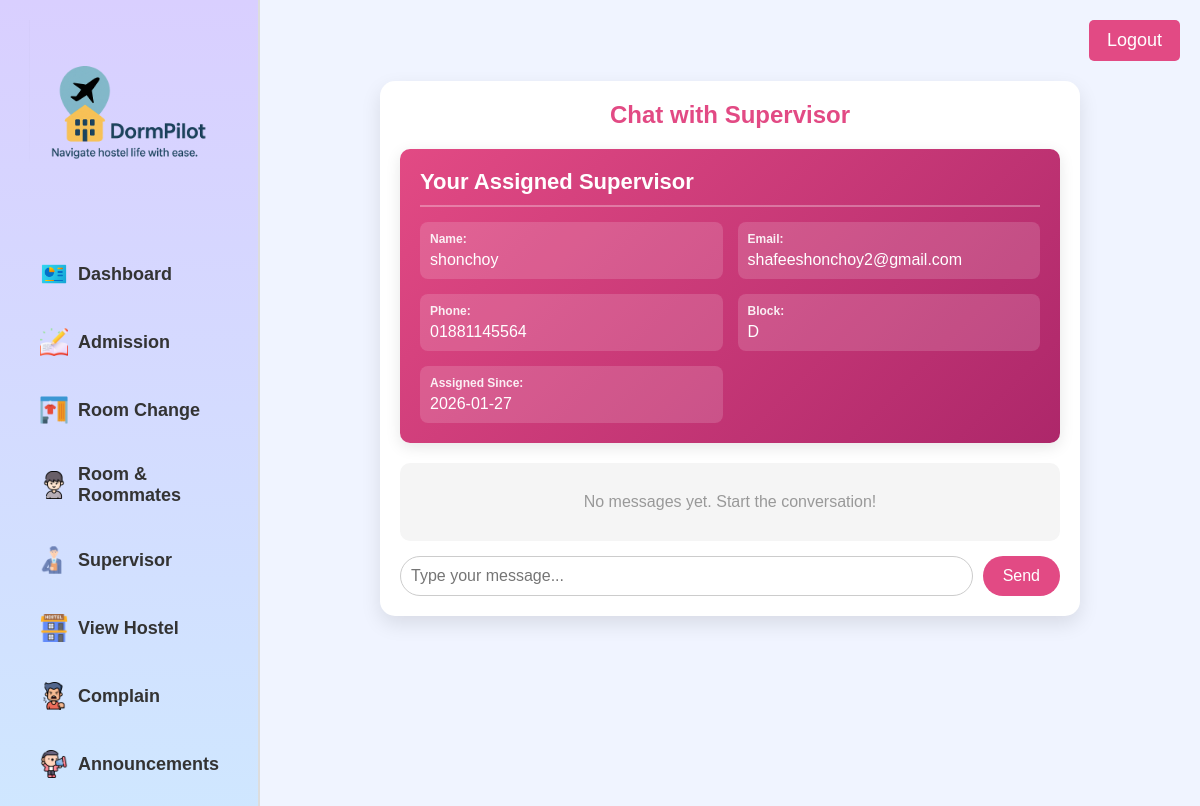
Screenshot of /student_chat.php (signed in) with the database file from the repository.
### tables this page shows
CREATE TABLE `supervisor_assignments` (
  `id` int(11) NOT NULL,
  `supervisor_id` int(11) NOT NULL,
  `student_id` int(11) NOT NULL,
  `assigned_at` timestamp NOT NULL DEFAULT current_timestamp()
);

CREATE TABLE `users` (
  `id` int(11) NOT NULL,
  `fullname` varchar(100) NOT NULL,
  `email` varchar(100) NOT NULL,
  `password` varchar(255) NOT NULL,
  `role` varchar(20) DEFAULT 'student',
  `phone` varchar(20) DEFAULT NULL,
  `block` varchar(50) DEFAULT NULL,
  `photo` varchar(255) DEFAULT NULL,
  `nid_number` varchar(50) DEFAULT NULL,
  `nid_photo` varchar(255) DEFAULT NULL,
  `gender` varchar(10) DEFAULT NULL
);

### student_chat.php (the view, shortened to what this page needs)
<?php
include "db.php";
$user_id = $_SESSION["user_id"];
$assigned_supervisor_query = $conn->prepare("
    SELECT u.*, sa.assigned_at
    FROM supervisor_assignments sa
    INNER JOIN users u ON sa.supervisor_id = u.id
    WHERE sa.student_id = ? AND u.role = 'supervisor'
    LIMIT 1
");
$assigned_supervisor_query->bind_param("i", $user_id);
$assigned_supervisor_query->execute();
$assigned_supervisor_result = $assigned_supervisor_query->get_result();
$assigned_supervisor = $assigned_supervisor_result->fetch_assoc();
$selected_supervisor = $assigned_supervisor ? $assigned_supervisor["id"] : 0;
$messages_result = null;
if($selected_supervisor > 0){
    $messages = $conn->prepare("SELECT m.*, u.fullname as sender_name FROM messages m JOIN users u ON m.sender_id = u.id WHERE (m.sender_id = ? AND m.receiver_id = ?) OR (m.sender_id = ? AND m.receiver_id = ?) ORDER BY m.created_at ASC");
    $messages->bind_param("iiii", $user_id, $selected_supervisor, $selected_supervisor, $user_id);
    $messages->execute();
    $messages_result = $messages->get_result();
}
?>
<!DOCTYPE html>
<html lang="en">
<head>
</head>
<body>
<div class="sidebar">
    <img src="logo.png" class="logo" alt="Logo">
    <a href="student_dashboard.php"><img src="icons/dashboard.png" class="menu-icon">Dashboard</a>
    <a href="student_admission.php"><img src="icons/admission.png" class="menu-icon">Admission</a>
    <a href="student_room_change.php"><img src="icons/room.png" class="menu-icon">Room Change</a>
    <a href="student_roommates.php"><img src="icons/profile.png" class="menu-icon">Room & Roommates</a>
    <a href="student_chat.php"><img src="icons/supervisor.png" class="menu-icon">Supervisor</a>
    <a href="student_hostel.php"><img src="icons/hostel.png" class="menu-icon">View Hostel</a>
    <a href="student_complaints.php"><img src="icons/complain.png" class="menu-icon">Complain</a>
    <a href="student_announcements.php"><img src="icons/announcement.png" class="menu-icon">Announcements</a>
</div>
<div class="main-content">
    <div class="top-bar">
        <form action="logout.php" method="post">
            <button class="logout">Logout</button>
        </form>
    </div>
    <div class="chat-box">
        <h2>Chat with Supervisor</h2>
        <?php if($assigned_supervisor): ?>
            <div class="supervisor-info">
                <h3>Your Assigned Supervisor</h3>
                <div class="supervisor-details">
                    <div>
                        <strong>Name:</strong>
                        <span><?php echo htmlspecialchars($assigned_supervisor["fullname"]); ?></span>
                    </div>
                    <div>
                        <strong>Email:</strong>
                        <span><?php echo htmlspecialchars($assigned_supervisor["email"]); ?></span>
                    </div>
                    <?php if(!empty($assigned_supervisor["phone"])): ?>
                    <div>
                        <strong>Phone:</strong>
                        <span><?php echo htmlspecialchars($assigned_supervisor["phone"]); ?></span>
                    </div>
                    <?php endif; ?>
                    <?php if(!empty($assigned_supervisor["block"])): ?>
                    <div>
                        <strong>Block:</strong>
                        <span><?php echo htmlspecialchars($assigned_supervisor["block"]); ?></span>
                    </div>
                    <?php endif; ?>
                    <?php if(!empty($assigned_supervisor["assigned_at"])): ?>
                    <div>
                        <strong>Assigned Since:</strong>
                        <span><?php echo date("Y-m-d", strtotime($assigned_supervisor["assigned_at"])); ?></span>
                    </div>
                    <?php endif; ?>
                </div>
            </div>
            <div class="messages-container" id="messagesContainer">
                <?php if($messages_result && $messages_result->num_rows > 0): ?>
                    <?php while($msg = $messages_result->fetch_assoc()): ?>
                        <div class="message <?php echo ($msg['sender_id']==$user_id) ? 'student' : 'supervisor'; ?>">
                            <?php echo nl2br(htmlspecialchars($msg['message'])); ?>
                            <div class="time"><?php echo date("H:i", strtotime($msg['created_at'])); ?></div>
                        </div>
                    <?php endwhile; ?>
                <?php else: ?>
                    <div style="text-align:center; color:#999; padding:20px;">
                        <p>No messages yet. Start the conversation!</p>
                    </div>
                <?php endif; ?>
            </div>
            <form id="chatForm" method="POST">
                <input type="text" name="message" placeholder="Type your message..." required autocomplete="off">
                <button type="submit" name="send_message">Send</button>
            </form>
        <?php endif; ?>
    </div>
</div>
</body>
</html>

### student_chat.php (style rules this page uses)
* { box-sizing:border-box;margin:0;padding:0;font-family:Arial; }
body { display:flex;min-height:100vh;background:#f0f4ff; }
.sidebar { width:260px;background: linear-gradient(to bottom, #d9cfff, #cfe7ff); display:flex;flex-direction:column;align-items:center;padding:20px;border-right:2px solid #ddd; }
.sidebar img.logo { width:200px;margin-bottom:20px; }
.sidebar a { width:100%;display:flex;align-items:center;padding:14px 20px;text-decoration:none;color:#333;font-weight:bold;font-size:18px;border-radius:6px;margin:6px 0; }
.sidebar img.menu-icon { width:28px;margin-right:10px; }
.main-content { flex:1;padding:20px; }
.top-bar { display:flex;justify-content:flex-end;margin-bottom:20px; }
.logout { background:#e24a84;color:#fff;border:none;padding:10px 18px;font-size:18px;border-radius:5px;cursor:pointer; }
.chat-box { max-width:700px;margin:20px auto;background:#fff;padding:20px;border-radius:15px;box-shadow:0 8px 20px rgba(0,0,0,0.1); }
.chat-box h2 { text-align:center;color:#e24a84;margin-bottom:20px; }
.messages-container { max-height:400px;overflow-y:auto;padding:10px;background:#f5f5f5;border-radius:10px;margin-bottom:15px;display:flex;flex-direction:column; }
#chatForm { display:flex; }
#chatForm input[type="text"] { flex:1;padding:10px;border-radius:20px;border:1px solid #ccc;font-size:16px; }
#chatForm button { padding:10px 20px;background:#e24a84;color:#fff;border:none;border-radius:20px;font-size:16px;margin-left:10px;cursor:pointer; }
.supervisor-info { background: linear-gradient(135deg, #e24a84 0%, #ad276a 100%); color: white; padding: 20px; border-radius: 10px; margin-bottom: 20px; box-shadow: 0 4px 15px rgba(0,0,0,0.1); }
.supervisor-info h3 { margin: 0 0 15px 0; font-size: 22px; border-bottom: 2px solid rgba(255,255,255,0.3); padding-bottom: 10px; }
.supervisor-details { display: grid; grid-template-columns: repeat(auto-fit, minmax(200px, 1fr)); gap: 15px; margin-top: 15px; }
.supervisor-details div { background: rgba(255,255,255,0.15); padding: 10px; border-radius: 8px; }
.supervisor-details strong { display: block; margin-bottom: 5px; font-size: 12px; opacity: 0.9; }
.supervisor-details span { font-size: 16px; }

### rows the page displays
supervisor_assignments: supervisor.fullname "shonchoy", supervisor.email "shafeeshonchoy2@gmail.com", supervisor.phone "01881145564", supervisor.block "D", assigned_at "2026-01-27"
